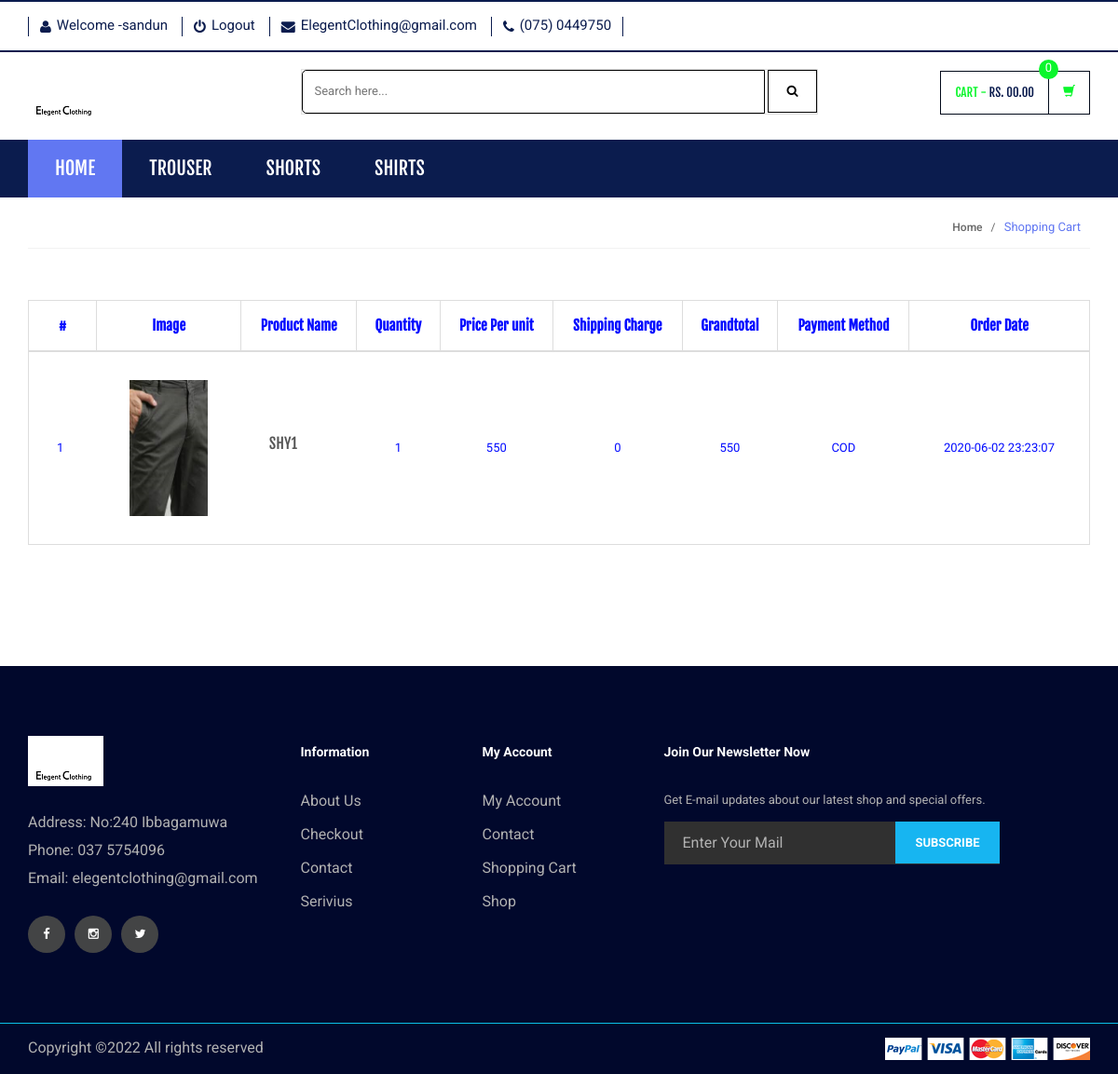
Screenshot of /order-history.php (signed in) with the database file from the repository.
### tables this page shows
CREATE TABLE `category` (
  `id` int(11) NOT NULL AUTO_INCREMENT,
  `categoryName` varchar(255) DEFAULT NULL,
  `categoryDescription` longtext DEFAULT NULL,
  `creationDate` timestamp NOT NULL DEFAULT current_timestamp(),
  `updationDate` varchar(255) DEFAULT NULL,
  PRIMARY KEY (`id`)
);

CREATE TABLE `orders` (
  `id` int(11) NOT NULL AUTO_INCREMENT,
  `userId` int(11) DEFAULT NULL,
  `productId` varchar(255) DEFAULT NULL,
  `quantity` int(11) DEFAULT NULL,
  `orderDate` timestamp NOT NULL DEFAULT current_timestamp(),
  `paymentMethod` varchar(50) DEFAULT NULL,
  `orderStatus` varchar(55) DEFAULT NULL,
  PRIMARY KEY (`id`)
);

CREATE TABLE `products` (
  `id` int(11) NOT NULL AUTO_INCREMENT,
  `category` int(11) NOT NULL,
  `subCategory` int(11) DEFAULT NULL,
  `size` varchar(11) NOT NULL,
  `productName` varchar(255) DEFAULT NULL,
  `productCost` varchar(255) NOT NULL,
  `productCompany` varchar(255) DEFAULT NULL,
  `productPrice` int(11) DEFAULT NULL,
  `productQty` int(11) NOT NULL,
  `productPriceBeforeDiscount` int(11) DEFAULT NULL,
  `productDescription` longtext DEFAULT NULL,
  `productImage1` varchar(255) DEFAULT NULL,
  `productImage2` varchar(255) DEFAULT NULL,
  `productImage3` varchar(255) DEFAULT NULL,
  `shippingCharge` int(11) DEFAULT NULL,
  `productAvailability` varchar(255) DEFAULT NULL,
  `postingDate` timestamp NULL DEFAULT current_timestamp(),
  `updationDate` varchar(255) DEFAULT NULL,
  PRIMARY KEY (`id`)
);

### order-history.php (the view, shortened to what this page needs)
<?php
include('includes/config.php');
if(strlen($_SESSION['login'])==0)
    {
		header('location:login.php');
	}
else
{
?>
<!DOCTYPE html>
<html lang="en">
	<head>
	    <link rel="stylesheet" href="assets/css/bootstrap.min.css">
	    <link rel="stylesheet" href="assets/css/main.css">
	    <link rel="stylesheet" href="assets/css/green.css">
	    <link rel="stylesheet" href="assets/css/owl.carousel.css">
		<link rel="stylesheet" href="assets/css/owl.transitions.css">
		<link href="assets/css/lightbox.css" rel="stylesheet">
		<link rel="stylesheet" href="assets/css/animate.min.css">
		<link rel="stylesheet" href="assets/css/rateit.css">
		<link rel="stylesheet" href="assets/css/bootstrap-select.min.css">
		<link rel="stylesheet" href="assets/css/config.css">
		<link href="assets/css/green.css" rel="alternate stylesheet" title="Green color">
		<link href="assets/css/blue.css" rel="alternate stylesheet" title="Blue color">
		<link href="assets/css/red.css" rel="alternate stylesheet" title="Red color">
		<link href="assets/css/orange.css" rel="alternate stylesheet" title="Orange color">
		<link href="assets/css/dark-green.css" rel="alternate stylesheet" title="Darkgreen color">
		<link rel="stylesheet" href="assets/css/font-awesome.min.css">
</head>
<body class="cnt-home">
<header class="header-style-1">
	<?php include('includes/top-header.php');?>
	<?php include('includes/main-header.php');?>
	<?php include('includes/menu-bar.php');?>
</header>
<div class="breadcrumb">
	<div class="container">
		<div class="breadcrumb-inner">
			<ul class="list-inline list-unstyled">
				<li><a href="#">Home</a></li>
				<li class='active'>Shopping Cart</li>
			</ul>
		</div>
	</div>
</div>
<div class="body-content outer-top-xs">
	<div class="container">
		<div class="row inner-bottom-sm">
			<div class="shopping-cart">
				<div class="col-md-12 col-sm-12 shopping-cart-table ">
	<div class="table-responsive">
<form name="cart" method="post">
		<table class="table table-bordered">
			<thead>
				<tr>
					<th class="cart-romove item">#</th>
					<th class="cart-description item">Image</th>
					<th class="cart-product-name item">Product Name</th>
					<th class="cart-qty item">Quantity</th>
					<th class="cart-sub-total item">Price Per unit</th>
					<th class="cart-sub-total item">Shipping Charge</th>
					<th class="cart-total item">Grandtotal</th>
					<th class="cart-total item">Payment Method</th>
					<th class="cart-description item">Order Date</th>
				</tr>
			</thead>
			<tbody>
<?php $query=mysqli_query($con,"select products.productImage1 as pimg1,products.productName as pname,products.id as proid,orders.productId as opid,orders.quantity as qty,products.productPrice as pprice,products.shippingCharge as shippingcharge,orders.paymentMethod as paym,orders.orderDate as odate,orders.id as orderid from orders join products on orders.productId=products.id where orders.userId='".$_SESSION['id']."' and orders.paymentMethod is not null");
$cnt=1;
while($row=mysqli_fetch_array($query))
	{
		?>
			<tr>
				<td><?php echo $cnt;?></td>
				<td class="cart-image">
					<a class="entry-thumbnail" href="detail.html">
						<img src="admin/productimages/<?php echo $row['proid'];?>/<?php echo $row['pimg1'];?>" alt="" width="84" height="146">
					</a>
				</td>
				<td class="cart-product-name-info">
					<h4 class='cart-product-description'>
						<a href="product-details.php?pid=<?php echo $row['opid'];?>">
						<?php echo $row['pname'];?>
						</a>
					</h4>
				</td>
				<td class="cart-product-quantity">
					<?php echo $qty=$row['qty']; ?>
		           </td>
				<td class="cart-product-sub-total">
					<?php echo $price=$row['pprice']; ?>
				</td>
				<td class="cart-product-sub-total">
					<?php echo $shippcharge=$row['shippingcharge']; ?>
				</td>
				<td class="cart-product-grand-total">
					<?php echo (($qty*$price)+$shippcharge);?>
				</td>
				<td class="cart-product-sub-total">
					<?php echo $row['paym']; ?>
				</td>
				<td class="cart-product-sub-total">
					<?php echo $row['odate']; ?>
				</td>
				</tr>
<?php $cnt=$cnt+1;} ?>
			</tbody>
		</table>
	</div>
</div>
</div>
</div>
</div>
</div>
<?php include('includes/footer.php');?>
</body>
</html>
<?php } ?>

### includes/menu-bar.php (shortened to what this page needs)
<div class="header-nav animate-dropdown">
    <div class="container">
        <div class="yamm navbar navbar-default" role="navigation">
    <div class="nav-bg-class">
        <div class="navbar-collapse collapse" id="mc-horizontal-menu-collapse">
    <div class="nav-outer">
        <ul class="nav navbar-nav">
            <li class="active dropdown yamm-fw">
                <a href="index.php" data-hover="dropdown" class="dropdown-toggle">Home</a>
            </li>
            <?php $sql=mysqli_query($con,"select id,categoryName  from category limit 6");
    while($row=mysqli_fetch_array($sql))
        {
            ?>
            <li class="dropdown yamm">
                <a href="category.php?cid=<?php echo $row['id'];?>">
                    <?php echo $row['categoryName'];?>
                </a>
            </li>
        <?php } ?>
        </ul>
        <div class="clearfix"></div>
    </div>
</div>
    </div>
        </div>
    </div>
</div>

### rows the page displays
category: categoryName "TROUSER"
category: categoryName "SHORTS"
category: categoryName "SHIRTS"
orders: productId.productImage1 (picture), productId.productName "SHY1", quantity "1", productId.productPrice "550", productId.shippingCharge "0", ($qty*$price)+$shippcharge "550", paymentMethod "COD", orderDate "2020-06-02 23:23:07"

### other values shown
$_SESSION['username'] "sandun"
